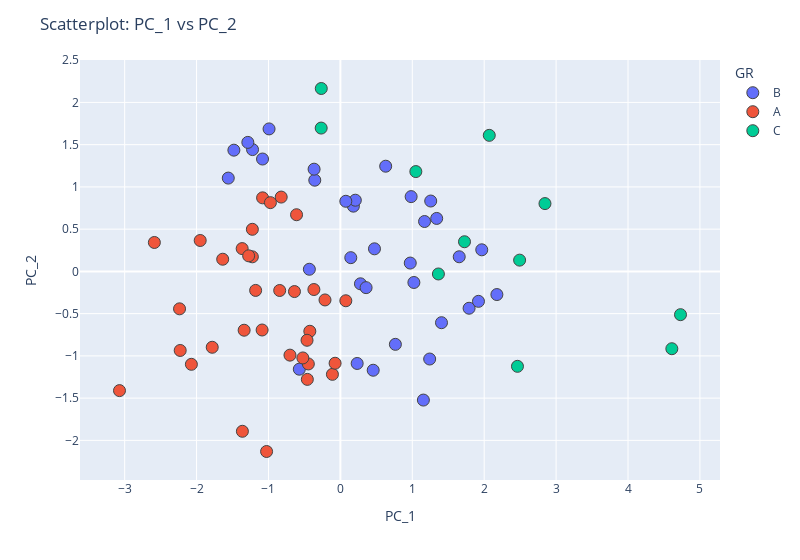

Source (notebook cell):
### Code cell
Scatterplot(d, "PC_1", "PC_2",  "GR")

### Figure 1 — Plotly figure (JSON) as saved in the notebook; plotly's stock layout.template omitted (floating-point values rounded to 4 significant figures)
{"data": [{"hovertemplate": "GR=B<br>PC_1=%{x}<br>PC_2=%{y}<extra></extra>", "legendgroup": "B", "marker": {"color": "#636efa", "line": {"width": 1}, "size": 12, "symbol": "circle"}, "mode": "markers", "name": "B", "orientation": "v", "showlegend": true, "type": "scatter", "x": [1.653, 1.256, 1.406, 0.2791, 0.9719, 0.1447, 1.171, 0.1809, -0.5711, 1.242, 0.984, -0.3562, -1.083, 1.966, 0.7649, 0.63, -1.559, -1.221, -0.9919, 0.4563, 0.2079, 1.022, -0.3656, 0.3576, 1.339, -1.287, 2.177, 1.79, 0.4742, 0.07538, 1.921, -0.4314, 1.154, 0.2335, -1.481], "xaxis": "x", "y": [0.1732, 0.8328, -0.6072, -0.1469, 0.09869, 0.1626, 0.5905, 0.7723, -1.157, -1.037, 0.8851, 1.08, 1.33, 0.2556, -0.8635, 1.245, 1.104, 1.442, 1.686, -1.17, 0.8426, -0.1312, 1.21, -0.1922, 0.6269, 1.527, -0.2741, -0.4362, 0.2673, 0.8299, -0.3543, 0.02529, -1.523, -1.09, 1.435], "yaxis": "y"}, {"hovertemplate": "GR=A<br>PC_1=%{x}<br>PC_2=%{y}<extra></extra>", "legendgroup": "A", "marker": {"color": "#EF553B", "line": {"width": 1}, "size": 12, "symbol": "circle"}, "mode": "markers", "name": "A", "orientation": "v", "showlegend": true, "type": "scatter", "x": [-0.6096, -0.3684, 0.07557, -1.026, -0.823, -1.363, -1.637, -1.224, -1.082, -1.95, -1.088, -2.072, -0.4251, -0.701, -0.1108, -0.6384, -0.4456, -2.587, -1.339, -0.2139, -0.07349, -1.224, -1.782, -0.9729, -0.844, -0.4638, -1.179, -0.4596, -1.366, -2.228, -0.522, -2.237, -1.275, -3.072], "xaxis": "x", "y": [0.6708, -0.2145, -0.3474, -2.132, 0.8797, -1.893, 0.144, 0.4981, 0.8706, 0.3658, -0.6936, -1.1, -0.7087, -0.9912, -1.219, -0.2385, -1.095, 0.3423, -0.6962, -0.3379, -1.087, 0.1726, -0.898, 0.814, -0.2259, -0.8153, -0.2251, -1.278, 0.2699, -0.9359, -1.024, -0.4432, 0.1841, -1.411], "yaxis": "y"}, {"hovertemplate": "GR=C<br>PC_1=%{x}<br>PC_2=%{y}<extra></extra>", "legendgroup": "C", "marker": {"color": "#00cc96", "line": {"width": 1}, "size": 12, "symbol": "circle"}, "mode": "markers", "name": "C", "orientation": "v", "showlegend": true, "type": "scatter", "x": [4.73, -0.2658, 1.726, 2.493, 2.463, 1.049, 2.845, 1.363, -0.267, 2.071, 4.61], "xaxis": "x", "y": [-0.512, 2.165, 0.3511, 0.1333, -1.124, 1.182, 0.8026, -0.03042, 1.696, 1.61, -0.9152], "yaxis": "y"}], "layout": {"legend": {"title": {"text": "GR"}, "tracegroupgap": 0}, "margin": {"t": 60}, "title": {"text": "Scatterplot: PC_1 vs PC_2"}, "width": 800, "xaxis": {"anchor": "y", "domain": [0, 1], "title": {"text": "PC_1"}}, "yaxis": {"anchor": "x", "domain": [0, 1], "title": {"text": "PC_2"}}}}
